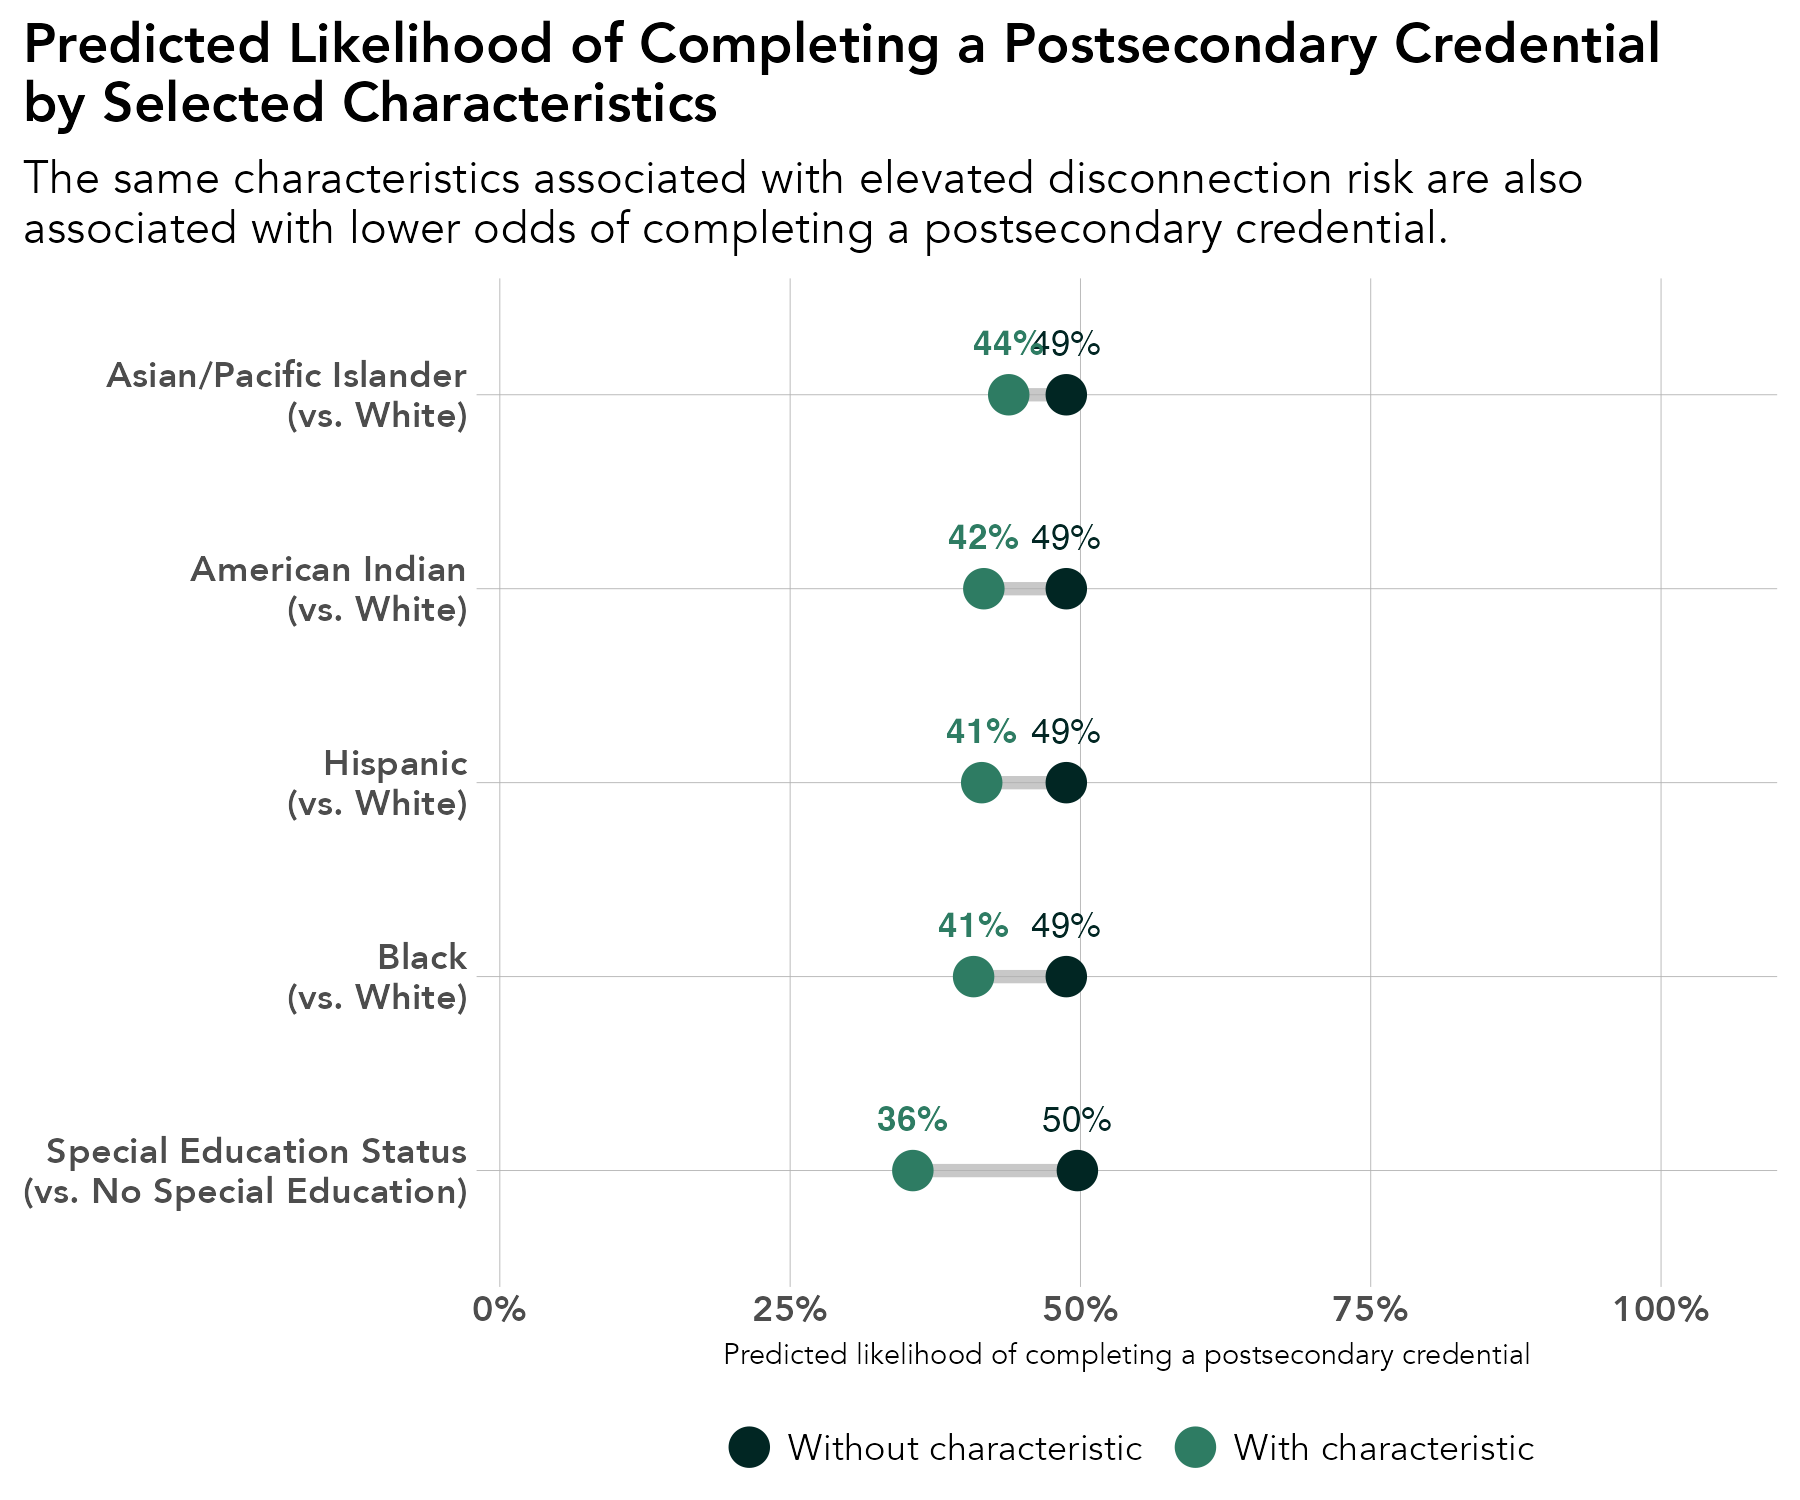

This figure's R source:
# library -----------------------------------------------------------------
library(tidyverse)
library(sf)
library(ggrepel)
library(scales)
library(ggiraph)
library(rmapshaper)
library(cowplot)
library(RColorBrewer)
library(readxl)
library(lubridate)
library(readxl)
library(systemfonts)
reset_font_cache()
library(ggtext)
library(janitor)
library(cowplot)


rm(list = ls())

# themes ------------------------------------------------------------------
theme_bar <- theme_bw() +
  theme(panel.grid.major = element_line(color = "grey70", size = 0.1),
        panel.grid.minor = element_blank(),
        axis.ticks = element_blank(),
        axis.text = element_text(face = "bold"),
        panel.border = element_blank(),
        legend.background = element_rect(fill = "transparent", color = "transparent"),
        legend.key = element_rect(fill = "transparent"),
        legend.key.size = unit(1, "lines"),
        legend.margin = margin(0,0,0,0),
        legend.title = element_blank(),
        legend.text = element_text(margin = margin(l = 2)),
        text = element_text(family = "Avenir") ,
        plot.title.position = "plot",
        plot.title = element_text(face = "bold"))

theme_line <- theme_bw() +
  theme(legend.background = element_rect(fill = "transparent", color = "transparent"),
        legend.key = element_rect(fill = "transparent"),
        legend.text = element_text(margin = margin(l = 2)),
        panel.grid.minor = element_blank(),
        panel.grid.major = element_line(color = "grey70", size = 0.1),
        axis.ticks = element_blank(),
        axis.text = element_text(face = "bold"),
        panel.border = element_blank(),
        legend.margin = margin(0,0,0,0),
        legend.key.size = unit(1, "lines"),
        text = element_text(family = "Avenir") ,
        plot.title.position = "plot",
        plot.title = element_text(face = "bold"))


theme_sf <- theme_bw() +
  theme(axis.text.x=element_blank(),
        axis.text.y=element_blank(),
        axis.ticks=element_blank(),
        panel.background = element_blank(),
        panel.grid.major = element_line(color = "white"),
        panel.border = element_blank(),
        legend.title = element_blank(),
        legend.text = element_text(margin = margin(l = 2)),
        legend.margin = margin(0,0,0,0),
        legend.key.size = unit(1, "lines"),
        text = element_text(family = "Avenir") ,
        plot.title.position = "plot",
        plot.title = element_text(face = "bold"))

regions <- read_csv("/Users/kellyasche/Library/CloudStorage/GoogleDrive-kasche@ruralmn.org/My Drive/Data Prep/R Projects/Join docs/county_regions.csv") %>%
  select(5,6) %>%
  unique() %>%
  mutate(edr = str_replace(edr, "  ", " "),
         planning.region = str_replace(planning.region, " Minnesota", ""),
         planning.region = fct_relevel(planning.region, "Northwest", "Northeast", "Central", "Seven County Mpls-St Paul", "Southwest", "Southeast"),
         edr = fct_relevel(edr, "EDR 1 - Northwest", "EDR 2 - Headwaters", "EDR 3 - Arrowhead", "EDR 4 - West Central", "EDR 5 - North Central", "EDR 6E- Southwest Central", "EDR 6W- Upper Minnesota Valley", "EDR 7E- East Central", "EDR 7W- Central", "EDR 8 - Southwest", "EDR 9 - South Central", "EDR 10 - Southeast", "EDR 11 - 7 County Twin Cities", "Minnesota"))

counties.regions <- read_csv("/Users/kellyasche/Library/CloudStorage/GoogleDrive-kasche@ruralmn.org/My Drive/Data Prep/R Projects/Join docs/county_regions.csv") %>%
  mutate(countyfp = formatC(countyfp, width = 3, flag = "0"),
         Name = str_to_title(Name),
         Name = str_replace(Name, "Q", "q"),
         Name = str_replace(Name, "Of The", "of the"),
         Name = str_replace(Name, "Mcleod", "McLeod"),
         Dem_Desc = ifelse(Name == "Minnesota", "Minnesota", Dem_Desc) ,
         edr = str_replace(edr, "  ", " "),
         planning.region = str_replace(planning.region, " Minnesota", ""),
         planning.region = fct_relevel(planning.region, "Northwest", "Northeast", "Central", "Seven County Mpls-St Paul", "Southwest", "Southeast"),
         edr = fct_relevel(edr, "EDR 1 - Northwest", "EDR 2 - Headwaters", "EDR 3 - Arrowhead", "EDR 4 - West Central", "EDR 5 - North Central", "EDR 6E- Southwest Central", "EDR 6W- Upper Minnesota Valley", "EDR 7E- East Central", "EDR 7W- Central", "EDR 8 - Southwest", "EDR 9 - South Central", "EDR 10 - Southeast", "EDR 11 - 7 County Twin Cities", "Minnesota"))

color.ruca <- c("Entirely rural" = "#009933", "Town/rural mix" = "#99CC33", "Urban/town/rural mix" = "#CC9966", "Entirely urban" = "#754C29", "Minnesota" = "black")

color.pr <- c("Northwest" = "#4575b4","Northeast" = "grey", "Central" = "#fee090", "Seven County Mpls-St Paul" = "#d73027", "Southwest" = "#91bfdb", "Southeast" = "#fc8d59", "Minnesota" = "black")

color.edr <- c("EDR 1 - Northwest" = "#b3cde3", "EDR 2 - Headwaters" = "#8c96c6", "EDR 3 - Arrowhead" = "#fe9929", "EDR 4 - West Central" = "#8856a7", "EDR 5 - North Central" = "#810f7c", "EDR 6E- Southwest Central" = "#e5f5f9", "EDR 6W- Upper Minnesota Valley" = "#bdc9e1", "EDR 7E- East Central" = "#99d8c9", "EDR 7W- Central" = "#2ca25f", "EDR 8 - Southwest" = "#74a9cf", "EDR 9 - South Central" = "#0570b0", "EDR 10 - Southeast" = "#d7301f", "EDR 11 - 7 County Twin Cities" = "#d8b365", "Minnesota" = "black")

color.pr.edr <- c ("Northwest" = "#4575b4","Northeast" = "#e0f3f8", "Central" = "#fee090", "Seven County Mpls-St Paul" = "#d73027", "Southwest" = "#91bfdb", "Southeast" = "#fc8d59", "Minnesota" = "black", "EDR 1 - Northwest" = "#b3cde3", "EDR 2 - Headwaters" = "#8c96c6", "EDR 3 - Arrowhead" = "#fe9929", "EDR 4 - West Central" = "#8856a7", "EDR 5 - North Central" = "#810f7c", "EDR 6E- Southwest Central" = "#e5f5f9", "EDR 6W- Upper Minnesota Valley" = "#bdc9e1", "EDR 7E- East Central" = "#99d8c9", "EDR 7W- Central" = "#2ca25f", "EDR 8 - Southwest" = "#74a9cf", "EDR 9 - South Central" = "#0570b0", "EDR 10 - Southeast" = "#d7301f", "EDR 11 - 7 County Twin Cities" = "#d8b365")

color.six <- c("#009933", "#4575b4", "grey", "#fee090", "#fc8d59", "#d73027")

mn_counties <- st_read("/Users/kellyasche/Library/CloudStorage/GoogleDrive-kasche@ruralmn.org/My Drive/Data Prep/R Projects/Shapefiles/County shapefiles/MNCounties_MNDOT.shp", quiet = TRUE) %>%
  ms_simplify(keep = .01, keep_shapes = TRUE) %>%
  rename("countyfp" = "FIPS_CODE")

primary_colors <- c("#012623", "#2E7C63", "#8B601F", "#9B3F24", "grey")

alt_colors     <- c("#012623", "#9B3F24", "#E6A762", "#8B601F", "#222222")

expanded_colors <- c("#012623",   # Deep Field Green
                     "#9B3F24",   # Earth Red
                     "#2E7C63",   # Community Green
                     "#E6A762",   # Warm Accent
                     "#8B601F",   # Heritage Brown
                     "#0F5952",   # Secondary Green
                     "#222222",   # Dark Neutral
                     "grey")      # Light-mid neutral


# Prep data ---------------------------------------------------------------

master.original <- read_csv("Data/SLEDS/Masters/Master-report-dataset.csv")


master <- master.original %>%
  mutate(grad.year.5 = ifelse(grad.year.5 %in% c("Meaningful emp County", "Meaningful emp EDR"), "Sustained WF - NE",
                              ifelse(grad.year.5 == "Meaningful emp MN", "Sustained WF - MN",
                                     ifelse(grad.year.5 == "No MN emp record, not attending ps", "No MN emp record", 
                                            ifelse(grad.year.5 == "Not meaningful, not attending ps", "Non-sustained WF", as.character(grad.year.5))))),
         grad.year.5 = as_factor(grad.year.5))

model_vars_dv2<- c("Gender", "RaceEthnicity", "economic.status", "SpecialEdStatus",
                   "english.learner", "Dem_Desc", "range.school", "avg.wages.pct.state", "avg.unemp.rate",
                   "pseo.participant", "took.ACT", "ACTCompositeScore", "ap.exam", "sat.taken",
                   "cte.achievement", "ps.grad")

master.model.dv2 <- master %>%
  filter(grad.year > 2010,
         grad.year <= 2019,
         ps.grad != "Attending ps") %>%
  select(PersonID, all_of(model_vars_dv2)) %>%
  filter(!is.na(pseo.participant)) %>%
  mutate(ps.grad = ifelse(ps.grad == "Y", "Yes", "No"),
         ps.grad = fct_relevel(ps.grad, "No"),
         Gender = fct_relevel(Gender, "M"),
         RaceEthnicity = fct_relevel(RaceEthnicity, "White"),
         economic.status = as_factor(economic.status),
         economic.status = fct_relevel(economic.status, "0"),
         SpecialEdStatus = as.character(SpecialEdStatus),
         SpecialEdStatus = fct_relevel(SpecialEdStatus, "0"),
         english.learner = as_factor(english.learner),
         english.learner = fct_relevel(english.learner, "0"),
         Dem_Desc = fct_relevel(Dem_Desc, "Entirely rural"),
         range.school = fct_relevel(range.school, "Non-range school"),
         pseo.participant = as.character(pseo.participant),
         pseo.participant = fct_relevel(pseo.participant, "0"),
         took.ACT = fct_relevel(took.ACT, "No"),
         ACTCompositeScore.filled = ifelse(is.na(ACTCompositeScore), 0, ACTCompositeScore),
         sat.taken = as_factor(sat.taken),
         sat.taken = fct_relevel(sat.taken, "0"),
         ap.exam = as_factor(ap.exam),
         ap.exam = fct_relevel(ap.exam, "0"),
         cte.achievement = fct_relevel(cte.achievement, "No CTE"))

model3_dv2 <- glm(
  ps.grad ~
    Gender +
    RaceEthnicity +
    economic.status +
    SpecialEdStatus +
    english.learner +
    Dem_Desc +
    range.school +
    avg.wages.pct.state +
    avg.unemp.rate +
    pseo.participant +
    took.ACT +
    ACTCompositeScore.filled +
    ap.exam + 
    sat.taken +
    cte.achievement,
  family = binomial,
  data = master.model.dv2
)


# ---- Organizational color palette ----
color_baseline <- "#012623"  # Deep Field Green
color_highlight <- "#2E7C63" # Community Green

# ---- Helper: average marginal effect (marginal standardization) ----
amp <- function(model, data, var, value) {
  data[[var]] <- value
  mean(predict(model, newdata = data, type = "response"))
}

# ---- Compute values for each characteristic ----

dumbbell_data <- tibble(
  characteristic = c(
    "American Indian\n(vs. White)",
    "Black\n(vs. White)",
    "Hispanic\n(vs. White)",
    "Asian/Pacific Islander\n(vs. White)",
    "Special Education Status\n(vs. No Special Education)"
  ),
  baseline_pct = c(
    amp(model3_dv2, master.model.dv2, "RaceEthnicity", "White"),
    amp(model3_dv2, master.model.dv2, "RaceEthnicity", "White"),
    amp(model3_dv2, master.model.dv2, "RaceEthnicity", "White"),
    amp(model3_dv2, master.model.dv2, "RaceEthnicity", "White"),
    amp(model3_dv2, master.model.dv2, "SpecialEdStatus", "0")
  ),
  higher_pct = c(
    amp(model3_dv2, master.model.dv2, "RaceEthnicity", "AI"),
    amp(model3_dv2, master.model.dv2, "RaceEthnicity", "Black"),
    amp(model3_dv2, master.model.dv2, "RaceEthnicity", "Hispanic"),
    amp(model3_dv2, master.model.dv2, "RaceEthnicity", "Asian/PI"),
    amp(model3_dv2, master.model.dv2, "SpecialEdStatus", "1")
  )
) %>%
  mutate(
    gap = higher_pct - baseline_pct,
    characteristic = factor(characteristic, levels = characteristic[order(gap)])
  )

# ---- Dumbbell chart, with a proper legend ----

ggplot(dumbbell_data, aes(y = characteristic)) +
  geom_segment(aes(x = baseline_pct, xend = higher_pct, yend = characteristic),
               color = "#B0B0B0", linewidth = 1.5, alpha = 0.7) +
  geom_point(aes(x = baseline_pct, color = "Without characteristic"), size = 4) +
  geom_point(aes(x = higher_pct, color = "With characteristic"), size = 4) +
  geom_text(aes(x = baseline_pct, label = percent(baseline_pct, accuracy = 1)),
            vjust = -1.6, size = 3, color = color_baseline) +
  geom_text(aes(x = higher_pct, label = percent(higher_pct, accuracy = 1)),
            vjust = -1.6, size = 3, color = color_highlight, fontface = "bold") +
  scale_color_manual(
    name = NULL,
    values = c("Without characteristic" = color_baseline, 
               "With characteristic" = color_highlight),
    breaks = c("Without characteristic", "With characteristic")
  ) +
  scale_x_continuous(labels = percent, limits = c(0, 1),
                     expand = expansion(mult = c(0.02, 0.1))) +
  labs(
    x = "Predicted likelihood of completing a postsecondary credential",
    y = NULL,
    title = "Predicted Likelihood of Completing a Postsecondary Credential\nby Selected Characteristics",
    subtitle = "The same characteristics associated with elevated disconnection risk are also\nassociated with lower odds of completing a postsecondary credential."
  ) +
  theme_bar +
  theme(legend.position = "bottom",
        axis.title = element_text(size = 7))

ggsave(filename = "Charts/Draft 5/no-ps-grad-characteristics.pdf", device = cairo_pdf, dpi = "print", width = 6, height = 5)

ggsave(filename = "Charts/Draft 5/no-ps-grad-characteristics.png", dpi = "print", width = 6, height = 5)
